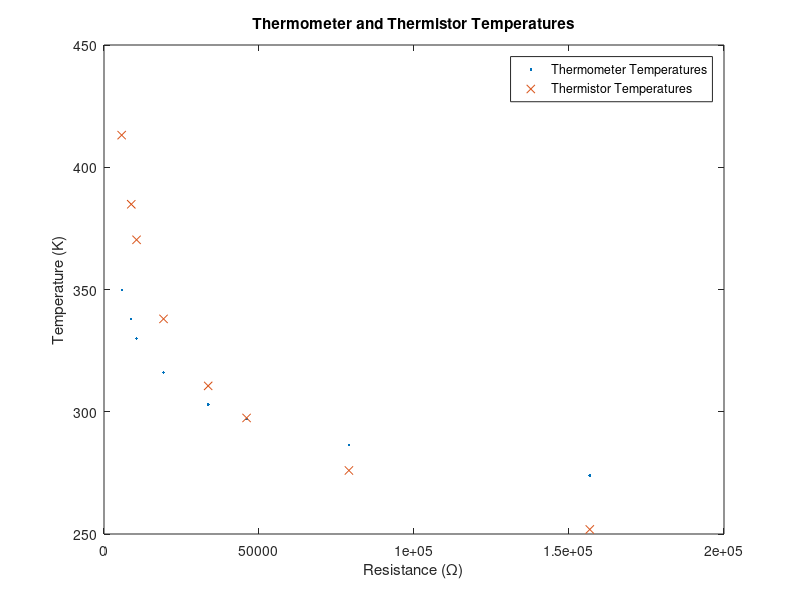
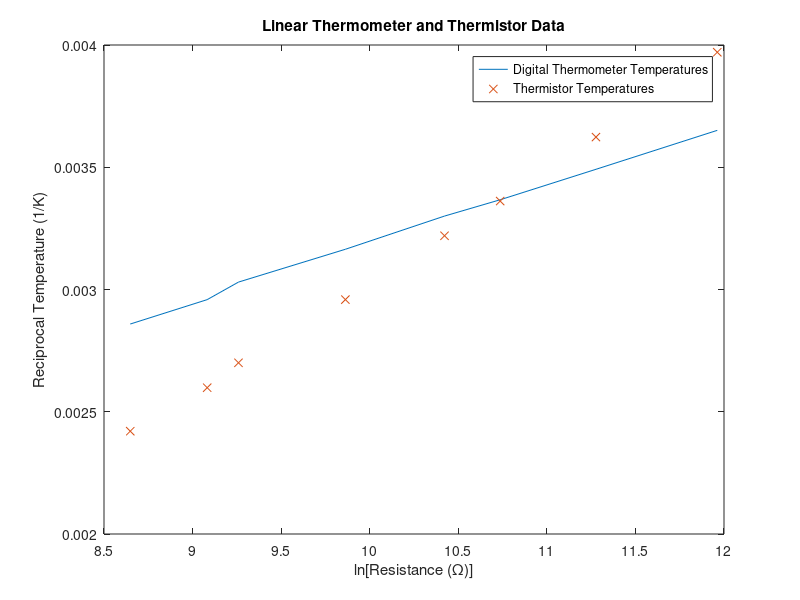

MATLAB code for these plots, in order: (Note: this script raises an error after producing the figures.)
T = [0.9 13.4 24 30 43 57 65 76.8] + 273; % The temperatures.
R = [156700 79000 46000 33600 19200 10500 8800 5700]; % The resistances.
confLev = 0.95;

xT = 273:1:353;
recipxT = 1./xT;

refR = 47000;
refT = 298;
B = 4101;
TC = (B.*T)./(refT*log(R./refR)+B);
%lnpredR = log(predR);

figure(1) 
plot(R,T, ".")
hold on
plot (R,TC,'x')
xlabel('Resistance (\Omega)')
ylabel('Temperature (K)')
title('Thermometer and Thermistor Temperatures')
legend('Thermometer Temperatures','Thermistor Temperatures')
hold off

%% Plot Linear Data

% Turn it linear
recipT = 1./T;
recipTC = 1./TC;
lnR = log(R);

figure(2) 
plot(lnR,recipT)
hold on
plot (lnR,recipTC,'x')
xlabel('ln[Resistance (\Omega)]')
ylabel('Reciprocal Temperature (1/K)')
title('Linear Thermometer and Thermistor Data')
legend('Digital Thermometer Temperatures','Thermistor Temperatures')
hold off

%% Hi

range = max(lnR) - min(lnR); % range for our xplot data
xplot = min(lnR):range/30:max(lnR); % Generate x data for some of our plots.

% Formating
[Xout,Yout] = prepareCurveData(lnR, recipT); 
[f1,stat1] = fit(Xout,Yout,'poly1'); % 1st-order fit with statistics.
[f2,stat2] = fit(Xout,Yout,'poly2'); % 2nd-order fit with statistics.
[f3,stat3] = fit(Xout,Yout,'poly3'); % 3rd-order fit with statistics.
[f4,stat4] = fit(Xout,Yout,'poly4'); % 4th-order fit with statistics.

%% Plot Residuals
figure(4)
subplot(3,1,1)
plot(f1,Xout,Yout,'residuals')
% xlabel('Ln[Resistance (\Omega)]')
ylabel('Residuals (1/K)')
title('1st Order Polynomial Fit')

subplot(3,1,2)
plot(f2,Xout,Yout,'residuals')
% xlabel('Ln[Resistance (\Omega)]')
ylabel('Residuals (1/K)')
title('2nd Order Polynomial Fit')

subplot(3,1,3)
plot(f3,Xout,Yout,'residuals')
xlabel('Ln[Resistance (\Omega)]')
ylabel('Residuals (1/K)')
title('3rd Order Polynomial Fit')

%% Plot Final Fit for Thermometer and Bounds
p11 = predint(f2,xplot,confLev,'observation','off');
p21 = predint(f2,xplot,confLev,'functional','off');
figure(5)
plot(f2,Xout,Yout)
hold on
plot(xplot, p21, '-.b') % Upper and lower functional confidence limits
plot(xplot, p11, '--m') % Upper and lower observational confidence limits
xlabel('Ln[Resistance (\Omega)]')
ylabel('Reciprocal Temperature (1/K)')
title('_____ Order Polynomial Fit, Thermometer Data')
legend('Data Points','Best Fit Line','Upper Func. Bound',...
    'Lower Func. Bound', 'Upper Obs. Bound', 'Lower Obs. Bound',...
    'Location', 'northwest')
hold off

%% Final Fit for Thermistor

[Xout,Yout] = prepareCurveData(lnR, recipTC); 
[refXout,refYout] = prepareCurveData(lnpredR, recipxT); 
[f2,stat1] = fit(Xout,Yout,'poly2') % 1st-order fit with statistics.
p11 = predint(f2,xplot,confLev,'observation','off'); % Gen conf bounds
p21 = predint(f2,xplot,confLev,'functional','off'); % Gen conf bounds
figure(6)
plot(f2,Xout,Yout)
hold on
plot(xplot, p21, '-.b') % Upper and lower functional confidence limits
plot(xplot, p11, '--m') % Upper and lower observational confidence limits
xlabel('Ln[Resistance (\Omega)]')
ylabel('Reciprocal Temperature (1/K)')
title('____ Order Polynomial Fit, Thermistor Data')
legend('Data Points','Best Fit Line','Upper Func. Bound',...
    'Lower Func. Bound', 'Upper Obs. Bound', 'Lower Obs. Bound',...
    'Location', 'northwest')
hold off
